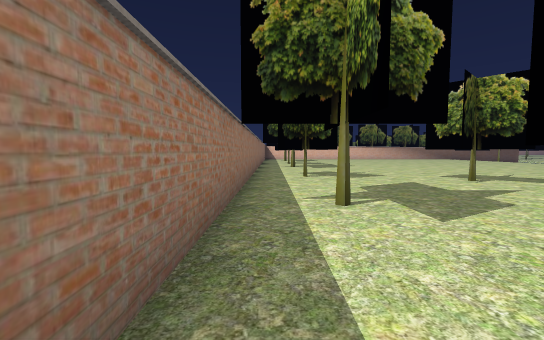
[1] (above)

14 first-person views from a walk through a scene from a Unity 3-D project. The camera is 1.3 m above the floor, tilts 4° down and sees 90° across. The floor is counted in squares, 1.8 m on a side. Each view is taken from the middle of a square. On the plan, view 1 faces up. The plan holds only what a view shows up to about 10 squares ahead; the rest is blank. The place goes on beyond the plan. The player character is not drawn. Door leaves are left out, so doorways stand open.

[2]
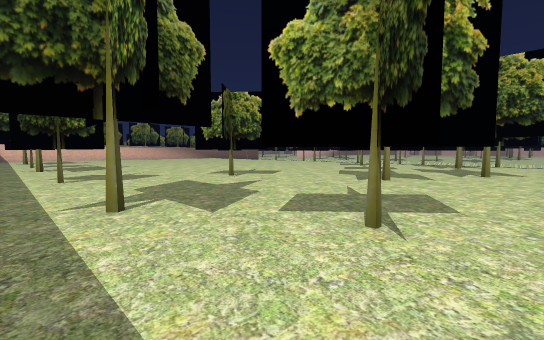

[3]
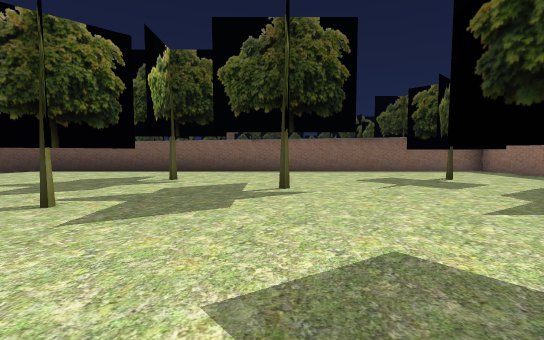

[4]
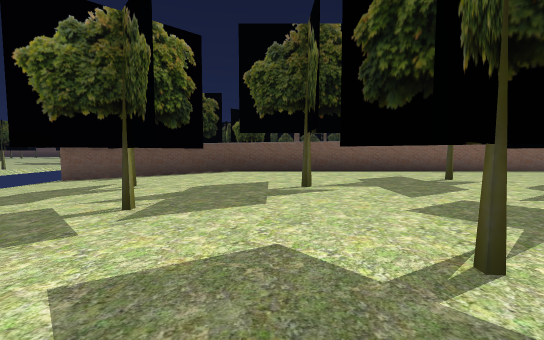

[5]
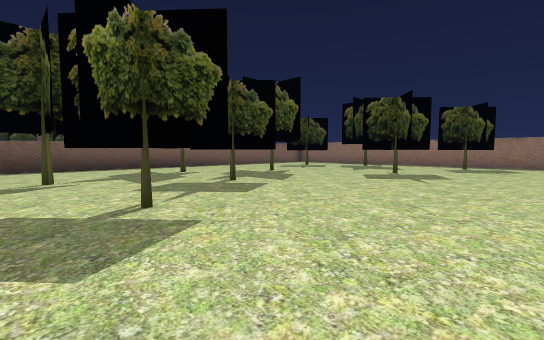

[6]
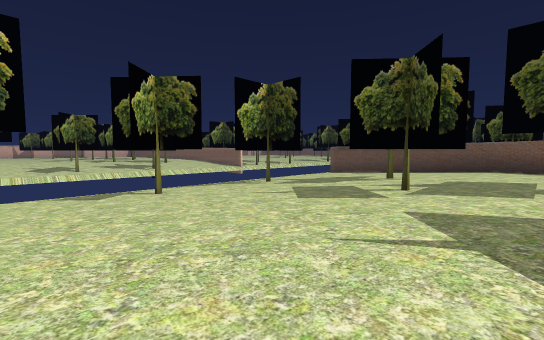

[7]
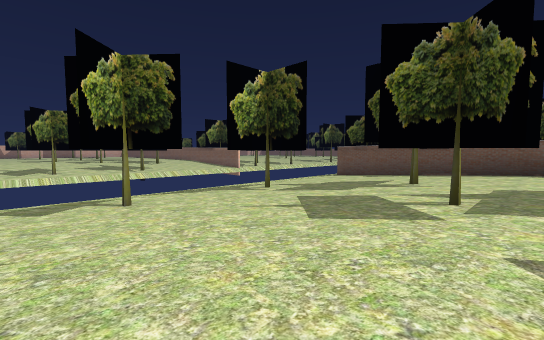

[8]
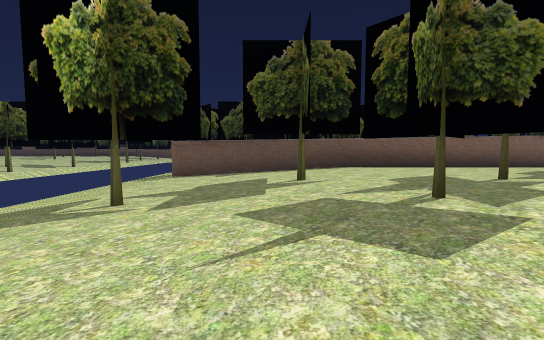

[9]
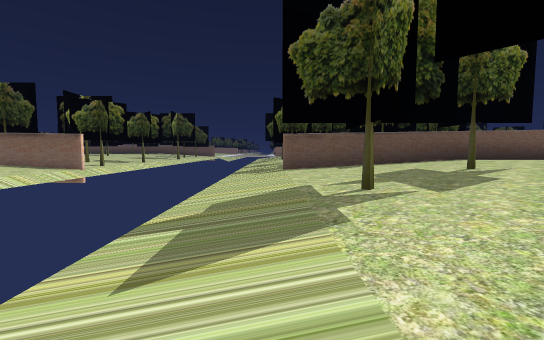

[10]
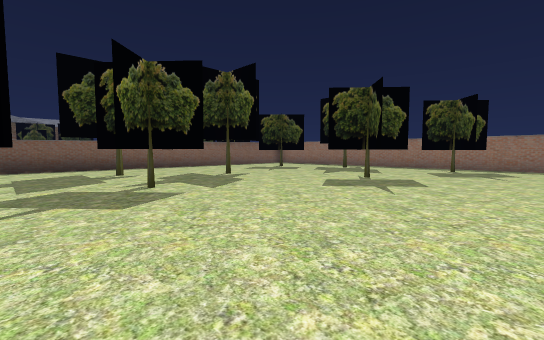

[11]
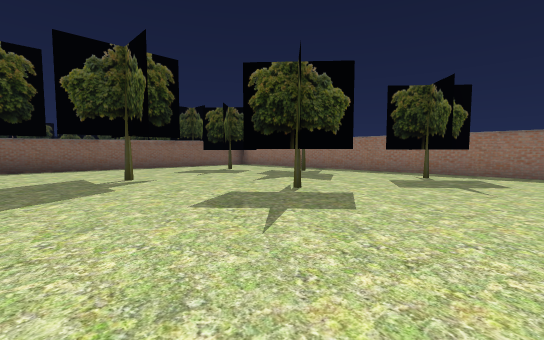

[12]
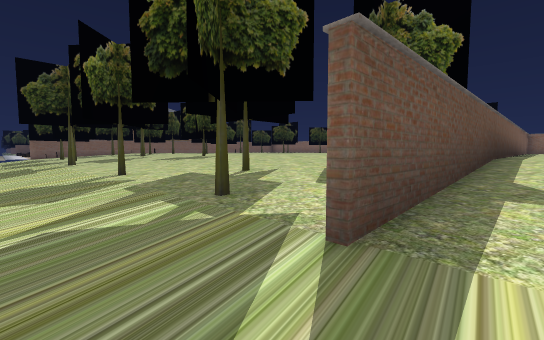

[13]
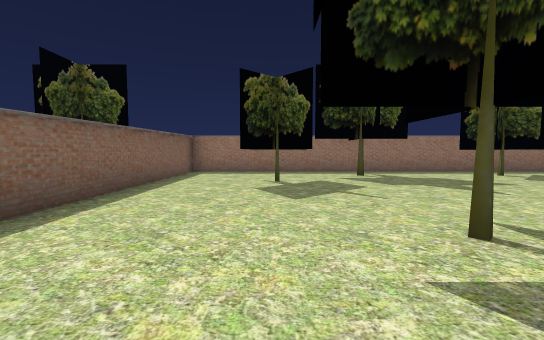

[14]
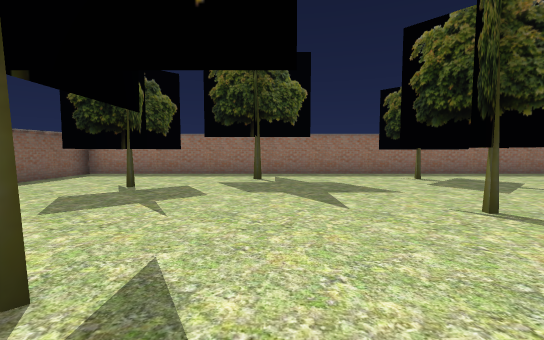

### Floor plan
Key: @ floor where view 1 was taken; # wall or solid block; . main floor; - floor 0.25 m lower than the main floor; _ floor 0.5 m lower than the main floor; < floor 0.75 m lower than the main floor; ( floor 1 m lower than the main floor; / step, stairs or slope; T thing the floor can be seen under or through.
Columns run from 1 left of view 1 to 23 right of it. Each row starts with its distance up from view 1.
 10 #.................--___/(
  9 # . ..............--___/(
  8 ###...............--___/(
  7 ##.#.TT......  ...--_#_/(
  6 #.... T......##...--___/(
  5 #.........##....##--___/(
  4 #.#.......##....##--__#<(
  3 #.......#.....#...--___/(
  2 #..T .............#-___/(
  1 #..TT......#......--___/(
  0 #@................--___/(
 -1 #.................--___/(
 -2 #######################<(
 -3                     ___/(
 -4                    -__#<(
 -5                   --#__/(
 -6                  .--___/(
 -7                  .--__#<(
 -8                  .--___/(
 -9                   --___/(
-10                    -___/(
-11                     ___/(
-12                      __/(
-13                       #<(
-14                        /(

Where each view was taken, in squares from view 1:
view 1: 0 up, 0 right, facing up
view 2: 0 up, 0 right, facing up-right
view 3: 8 up, 7 right, facing down
view 4: 8 up, 14 right, facing down
view 5: 10 up, 14 right, facing down-left
view 6: 10 up, 14 right, facing down-right
view 7: 9 up, 15 right, facing down-right
view 8: 8 up, 18 right, facing down
view 9: 8 up, 22 right, facing down
view 10: 10 up, 12 right, facing down-left
view 11: 10 up, 9 right, facing down-left
view 12: 1 down, 23 right, facing down-left
view 13: 1 up, 9 right, facing left
view 14: 4 up, 8 right, facing left
